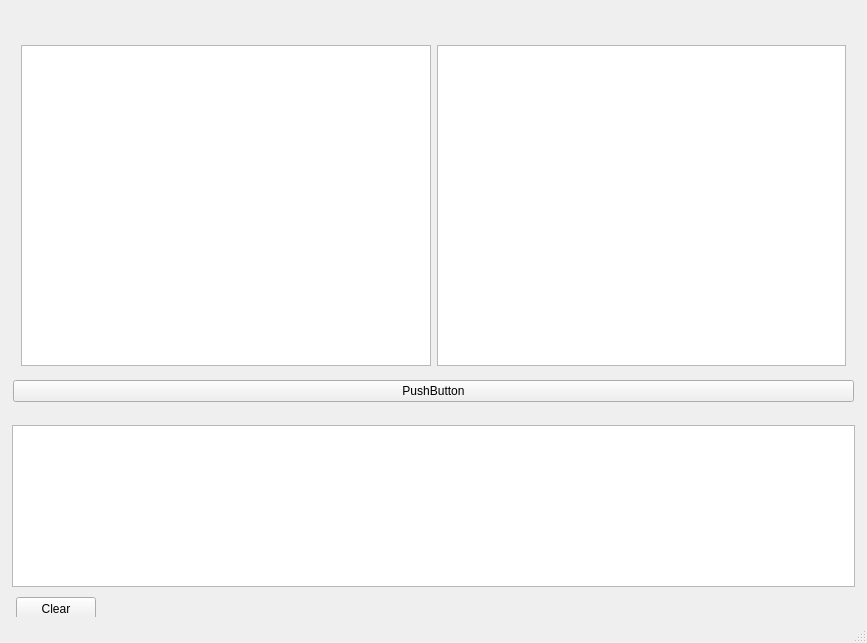
<?xml version="1.0" encoding="UTF-8"?>
<ui version="4.0">
 <class>MainWindow</class>
 <widget class="QMainWindow" name="MainWindow">
  <property name="geometry">
   <rect>
    <x>0</x>
    <y>0</y>
    <width>867</width>
    <height>643</height>
   </rect>
  </property>
  <property name="windowTitle">
   <string>MainWindow</string>
  </property>
  <property name="styleSheet">
   <string notr="true"/>
  </property>
  <widget class="QWidget" name="centralwidget">
   <layout class="QVBoxLayout" name="verticalLayout_3">
    <property name="leftMargin">
     <number>4</number>
    </property>
    <property name="topMargin">
     <number>4</number>
    </property>
    <property name="rightMargin">
     <number>4</number>
    </property>
    <property name="bottomMargin">
     <number>4</number>
    </property>
    <item>
     <widget class="QWidget" name="wContainer" native="true">
      <property name="sizePolicy">
       <sizepolicy hsizetype="Minimum" vsizetype="Fixed">
        <horstretch>0</horstretch>
        <verstretch>0</verstretch>
       </sizepolicy>
      </property>
      <property name="minimumSize">
       <size>
        <width>320</width>
        <height>24</height>
       </size>
      </property>
      <property name="maximumSize">
       <size>
        <width>16777215</width>
        <height>24</height>
       </size>
      </property>
      <layout class="QVBoxLayout" name="verticalLayout">
       <property name="sizeConstraint">
        <enum>QLayout::SetMinimumSize</enum>
       </property>
      </layout>
     </widget>
    </item>
    <item>
     <widget class="QWidget" name="wCenter" native="true">
      <property name="minimumSize">
       <size>
        <width>0</width>
        <height>80</height>
       </size>
      </property>
      <layout class="QVBoxLayout" name="verticalLayout_4" stretch="0,0">
       <property name="spacing">
        <number>-1</number>
       </property>
       <item>
        <widget class="QWidget" name="hWidget" native="true">
         <property name="sizePolicy">
          <sizepolicy hsizetype="Preferred" vsizetype="Preferred">
           <horstretch>0</horstretch>
           <verstretch>0</verstretch>
          </sizepolicy>
         </property>
         <layout class="QHBoxLayout" name="horizontalLayout_2">
          <property name="leftMargin">
           <number>8</number>
          </property>
          <property name="topMargin">
           <number>8</number>
          </property>
          <property name="rightMargin">
           <number>8</number>
          </property>
          <property name="bottomMargin">
           <number>8</number>
          </property>
          <item>
           <widget class="GraphicsView" name="graphicsView">
            <property name="sizePolicy">
             <sizepolicy hsizetype="Expanding" vsizetype="Expanding">
              <horstretch>0</horstretch>
              <verstretch>0</verstretch>
             </sizepolicy>
            </property>
           </widget>
          </item>
          <item>
           <widget class="QGraphicsView" name="gInstrument">
            <property name="viewportUpdateMode">
             <enum>QGraphicsView::FullViewportUpdate</enum>
            </property>
           </widget>
          </item>
         </layout>
        </widget>
       </item>
       <item>
        <widget class="QPushButton" name="bTest">
         <property name="text">
          <string>PushButton</string>
         </property>
        </widget>
       </item>
      </layout>
     </widget>
    </item>
    <item>
     <widget class="QWidget" name="wLog" native="true">
      <property name="sizePolicy">
       <sizepolicy hsizetype="Preferred" vsizetype="Maximum">
        <horstretch>0</horstretch>
        <verstretch>0</verstretch>
       </sizepolicy>
      </property>
      <property name="minimumSize">
       <size>
        <width>320</width>
        <height>80</height>
       </size>
      </property>
      <property name="maximumSize">
       <size>
        <width>16777215</width>
        <height>200</height>
       </size>
      </property>
      <property name="autoFillBackground">
       <bool>false</bool>
      </property>
      <property name="styleSheet">
       <string notr="true"/>
      </property>
      <layout class="QVBoxLayout" name="verticalLayout_2">
       <property name="leftMargin">
        <number>8</number>
       </property>
       <property name="topMargin">
        <number>8</number>
       </property>
       <property name="rightMargin">
        <number>8</number>
       </property>
       <property name="bottomMargin">
        <number>0</number>
       </property>
       <item>
        <widget class="QPlainTextEdit" name="pOutput">
         <property name="readOnly">
          <bool>true</bool>
         </property>
        </widget>
       </item>
       <item>
        <widget class="QWidget" name="widget" native="true">
         <property name="minimumSize">
          <size>
           <width>0</width>
           <height>24</height>
          </size>
         </property>
         <layout class="QHBoxLayout" name="horizontalLayout">
          <property name="leftMargin">
           <number>4</number>
          </property>
          <property name="topMargin">
           <number>4</number>
          </property>
          <property name="rightMargin">
           <number>4</number>
          </property>
          <property name="bottomMargin">
           <number>4</number>
          </property>
          <item>
           <widget class="QPushButton" name="bClear">
            <property name="minimumSize">
             <size>
              <width>0</width>
              <height>24</height>
             </size>
            </property>
            <property name="text">
             <string>Clear</string>
            </property>
           </widget>
          </item>
          <item>
           <spacer name="horizontalSpacer">
            <property name="orientation">
             <enum>Qt::Horizontal</enum>
            </property>
            <property name="sizeHint" stdset="0">
             <size>
              <width>40</width>
              <height>20</height>
             </size>
            </property>
           </spacer>
          </item>
         </layout>
        </widget>
       </item>
      </layout>
     </widget>
    </item>
   </layout>
  </widget>
  <widget class="QMenuBar" name="menubar">
   <property name="geometry">
    <rect>
     <x>0</x>
     <y>0</y>
     <width>867</width>
     <height>22</height>
    </rect>
   </property>
  </widget>
  <widget class="QStatusBar" name="statusbar">
   <property name="autoFillBackground">
    <bool>false</bool>
   </property>
  </widget>
 </widget>
 <customwidgets>
  <customwidget>
   <class>GraphicsView</class>
   <extends>QGraphicsView</extends>
   <header>../../include/gl/openglscene.h</header>
  </customwidget>
 </customwidgets>
 <resources/>
 <connections/>
</ui>
